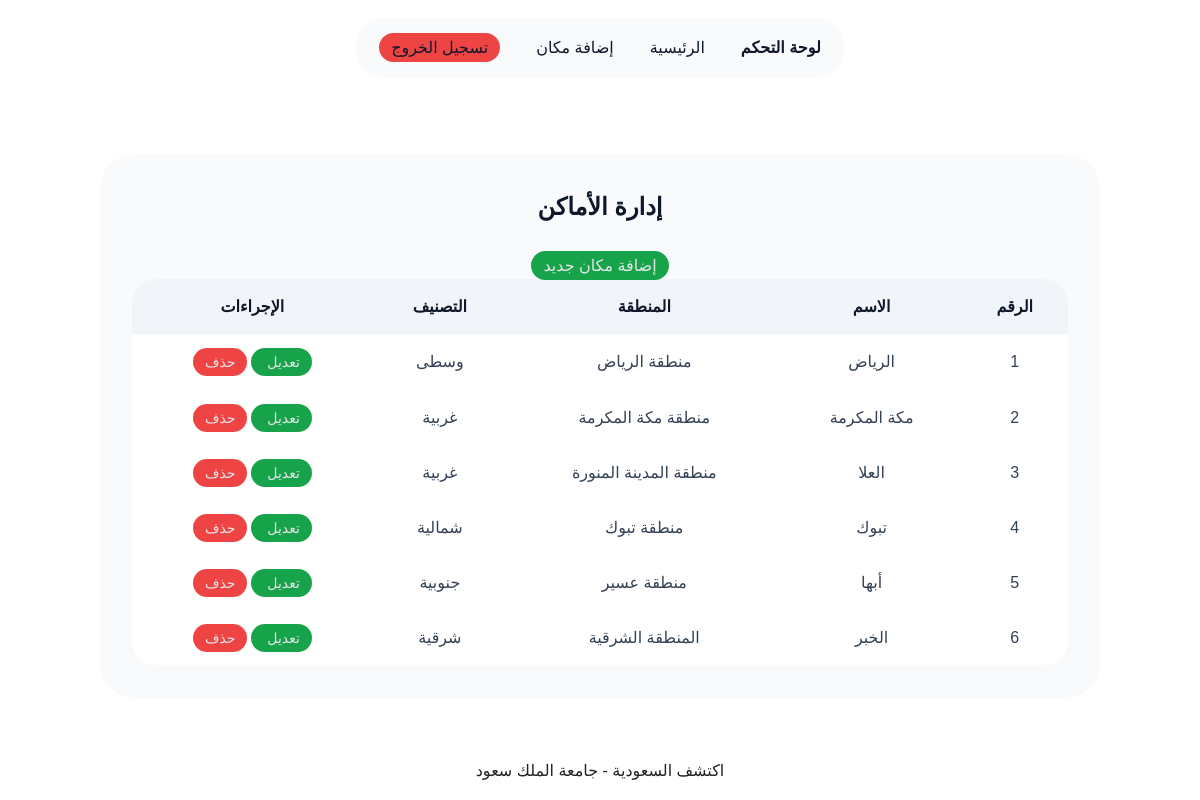
The app's page /dashboard.php (signed in) with its own data.
### tables this page shows
CREATE TABLE places (
  id INT AUTO_INCREMENT PRIMARY KEY,
  name VARCHAR(100) NOT NULL,
  region VARCHAR(100) NOT NULL,
  category VARCHAR(100) NOT NULL,
  short_description TEXT NOT NULL,
  full_description TEXT NOT NULL,
  landmarks TEXT NOT NULL,
  image VARCHAR(255) NOT NULL,
  image_2 VARCHAR(255),
  image_3 VARCHAR(255),
  created_at TIMESTAMP DEFAULT CURRENT_TIMESTAMP
);

### dashboard.php (the view, shortened to what this page needs)
<?php
require 'db.php';
$stmt = $pdo->query("SELECT * FROM places ORDER BY id ASC");
$places = $stmt->fetchAll();
?>
<!DOCTYPE html>
<html lang="ar" dir="rtl">
<head>
    <link rel="stylesheet" href="public/css/styles.css">
</head>
<body>
    <nav class="navbar">
        <ul>
            <a href="dashboard.php" class="navLogo">
                <p>لوحة التحكم</p>
            </a>
            <li><a href="dashboard.php">الرئيسية</a></li>
            <li><a href="addContent.php">إضافة مكان</a></li>
            <li><a href="logout.php" class="btn logout-btn">تسجيل الخروج</a></li>
        </ul>
    </nav>
    <section class="admin-section">
        <h1>إدارة الأماكن</h1>
        <a href="addContent.php" class="btn">إضافة مكان جديد</a>
        <table class="admin-table">
            <thead>
                <tr>
                    <th>الرقم</th>
                    <th>الاسم</th>
                    <th>المنطقة</th>
                    <th>التصنيف</th>
                    <th>الإجراءات</th>
                </tr>
            </thead>
            <tbody>
                <?php foreach ($places as $place): ?>
                    <tr>
                        <td><?php echo htmlspecialchars($place['id']); ?></td>
                        <td><?php echo htmlspecialchars($place['name']); ?></td>
                        <td><?php echo htmlspecialchars($place['region']); ?></td>
                        <td><?php echo htmlspecialchars($place['category']); ?></td>
                        <td>
                            <a href="updateContent.php?id=<?php echo $place['id']; ?>" class="btn">
                                تعديل
                            </a>
                            <a href="deleteContent.php?id=<?php echo $place['id']; ?>" class="btn delete-btn"
                                onclick="return confirm('هل أنت متأكد من حذف هذا المكان')">
                                حذف
                            </a>
                        </td>
                    </tr>
                <?php endforeach; ?>
            </tbody>
        </table>
    </section>
    <footer>
        <p>اكتشف السعودية - جامعة الملك سعود</p>
    </footer>
</body>
</html>

### public/css/styles.css (style rules this page uses)
* { box-sizing: border-box; }
body { margin: 0; font-family: Arial, sans-serif; background-color: white; color: #222; direction: rtl; line-height: 1.7; text-align: center; }
.navbar { display: flex; justify-content: center; align-items: center; padding: 18px 0; background-color: white; }
.navbar ul { display: flex; align-items: center; gap: 36px; list-style: none; margin: 0; padding: 0px 24px; background-color: #F8FAFC; border-radius: 999px; }
.navbar a { text-decoration: none; color: #0F172A; font-weight: normal; }
.navbar a p { font-weight: bold; }
.btn { text-decoration: none; background-color: #16A34A; color: #E5E7EB; padding: 6px 12px; border-radius: 999px; cursor: pointer; }
.logout-btn { background-color: #EF4444; }
.admin-section { max-width: 1000px; margin: 60px auto; padding: 32px; background-color: #F8FAFC; border-radius: 32px; }
.admin-section h1 { margin-top: 0; margin-bottom: 24px; color: #0F172A; }
.admin-section > .btn { margin: 8px; }
.admin-table { width: 100%; border-collapse: collapse; background-color: white; border-radius: 24px; overflow: hidden; }
.admin-table th, .admin-table td { padding: 14px 16px; text-align: center; }
.admin-table th { background-color: #F1F5F9; color: #0F172A; }
.admin-table td { color: #334155; }
.admin-table tr:last-child td { border-bottom: none; }
.admin-table .btn { padding: 6px 12px; font-size: 14px; margin: 2px; }
.delete-btn { background-color: #EF4444; }

### records on screen
places: id "1", name "الرياض", region "منطقة الرياض", category "وسطى"
places: id "2", name "مكة المكرمة", region "منطقة مكة المكرمة", category "غربية"
places: id "3", name "العلا", region "منطقة المدينة المنورة", category "غربية"
places: id "4", name "تبوك", region "منطقة تبوك", category "شمالية"
places: id "5", name "أبها", region "منطقة عسير", category "جنوبية"
places: id "6", name "الخبر", region "المنطقة الشرقية", category "شرقية"
